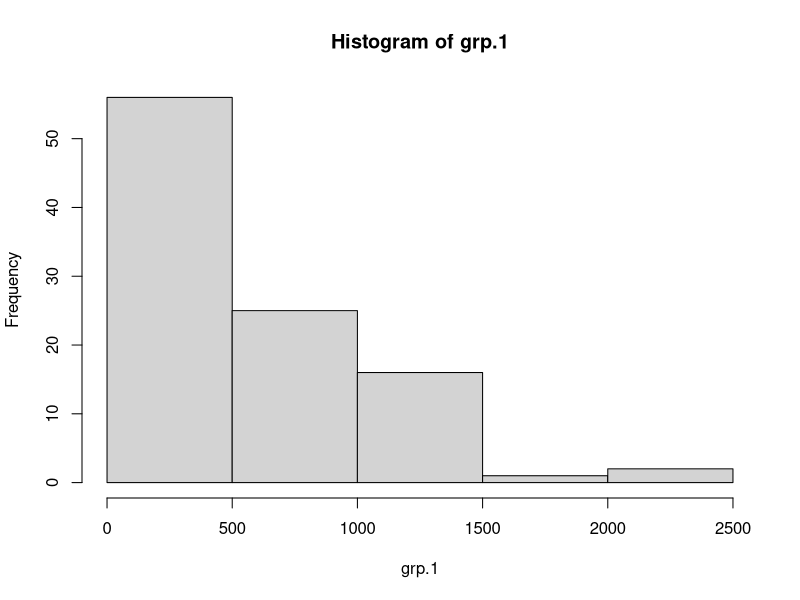
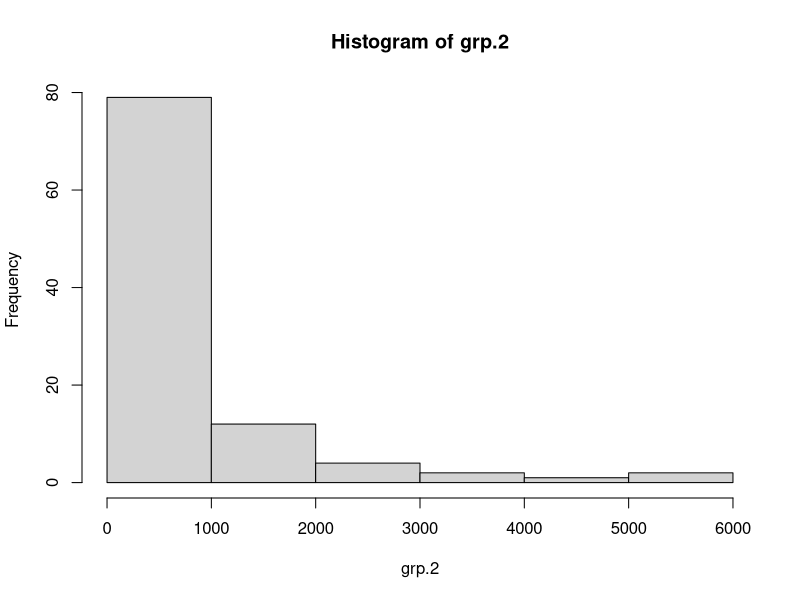
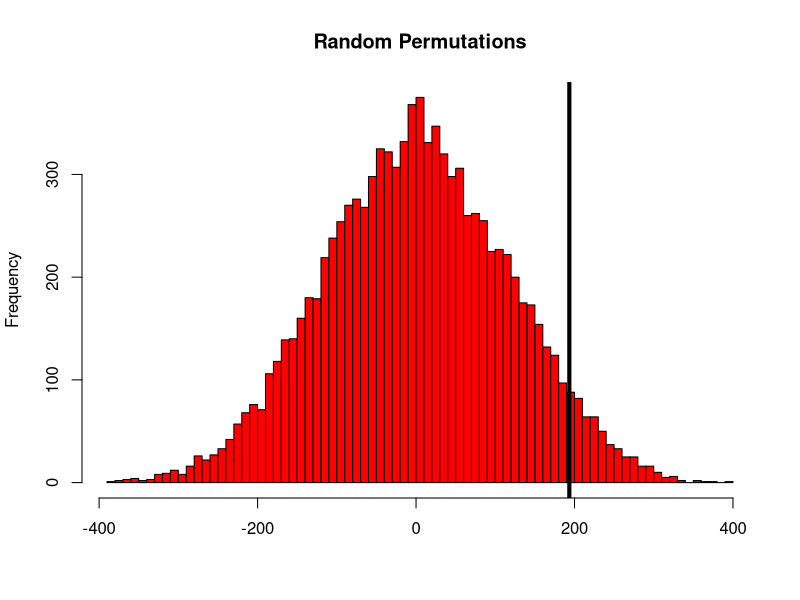

The R script that drew these images, in order:
#We run an A/B test with:
  
#Original checkout page
#Checkout page with widget

set.seed(3) 
grp.1 <- round(rlnorm(100, 6)) # With Widget
grp.2 <- round(rlnorm(100, 6)) # Original page

#plot histograms
hist(grp.1)
hist(grp.2)

#difference in groups
groups <- c(rep(1, length(grp.1)), rep(2, length(grp.2)))
data <- c(grp.1, grp.2)

diff(by(data, groups, mean))

#simple sample
s <- sample(groups, length(groups), FALSE)
diff(by(data, s, mean))

#perform multiple sampling
max.iter <- 10000
examples <- unlist(lapply(1:max.iter, function(x) {
  diff(by(data, sample(groups, length(groups), FALSE), mean))  
}))

#plot
test.diff <- diff(by(data, groups, mean))
par(mfrow=c(1,1))
hist(examples, col = "red", breaks = 100, main="Random Permutations", xlab="")
abline(v = test.diff, col = "black", lwd = 4)

#compute p value
# one-tailed test
(sum(examples > test.diff) + 1) / (max.iter + 1)  


# two-tailed test
(sum(abs(examples) > abs(test.diff)) + 1) / (max.iter + 1)  
